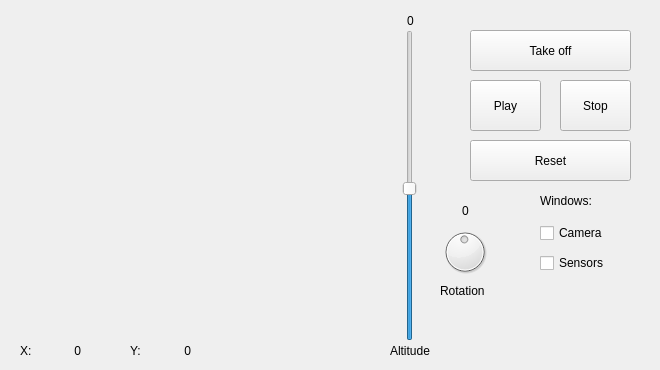
<?xml version="1.0" encoding="UTF-8"?>
<ui version="4.0">
 <class>MainWindow</class>
 <widget class="QMainWindow" name="MainWindow">
  <property name="geometry">
   <rect>
    <x>0</x>
    <y>0</y>
    <width>660</width>
    <height>370</height>
   </rect>
  </property>
  <property name="minimumSize">
   <size>
    <width>660</width>
    <height>370</height>
   </size>
  </property>
  <property name="maximumSize">
   <size>
    <width>660</width>
    <height>370</height>
   </size>
  </property>
  <property name="windowTitle">
   <string>Introrob py</string>
  </property>
  <widget class="QWidget" name="centralwidget">
   <widget class="QPushButton" name="takeoffButton">
    <property name="geometry">
     <rect>
      <x>470</x>
      <y>30</y>
      <width>161</width>
      <height>41</height>
     </rect>
    </property>
    <property name="text">
     <string>Take off</string>
    </property>
   </widget>
   <widget class="QSlider" name="altdSlider">
    <property name="geometry">
     <rect>
      <x>400</x>
      <y>30</y>
      <width>19</width>
      <height>311</height>
     </rect>
    </property>
    <property name="maximum">
     <number>100</number>
    </property>
    <property name="value">
     <number>49</number>
    </property>
    <property name="orientation">
     <enum>Qt::Vertical</enum>
    </property>
   </widget>
   <widget class="QPushButton" name="playButton">
    <property name="geometry">
     <rect>
      <x>470</x>
      <y>80</y>
      <width>71</width>
      <height>51</height>
     </rect>
    </property>
    <property name="text">
     <string>Play</string>
    </property>
    <property name="icon">
     <iconset resource="../resources/resources.qrc">
      <normaloff>:/images/play.png</normaloff>:/images/play.png</iconset>
    </property>
   </widget>
   <widget class="QPushButton" name="stopButton">
    <property name="geometry">
     <rect>
      <x>560</x>
      <y>80</y>
      <width>71</width>
      <height>51</height>
     </rect>
    </property>
    <property name="text">
     <string>Stop</string>
    </property>
    <property name="icon">
     <iconset resource="../resources/resources.qrc">
      <normaloff>:/images/stop.png</normaloff>:/images/stop.png</iconset>
    </property>
   </widget>
   <widget class="QLabel" name="windowsLabel">
    <property name="geometry">
     <rect>
      <x>540</x>
      <y>190</y>
      <width>71</width>
      <height>21</height>
     </rect>
    </property>
    <property name="text">
     <string>Windows:</string>
    </property>
   </widget>
   <widget class="QCheckBox" name="cameraCheck">
    <property name="geometry">
     <rect>
      <x>540</x>
      <y>220</y>
      <width>94</width>
      <height>26</height>
     </rect>
    </property>
    <property name="text">
     <string>Camera</string>
    </property>
   </widget>
   <widget class="QCheckBox" name="sensorsCheck">
    <property name="geometry">
     <rect>
      <x>540</x>
      <y>250</y>
      <width>94</width>
      <height>26</height>
     </rect>
    </property>
    <property name="text">
     <string>Sensors</string>
    </property>
   </widget>
   <widget class="QLabel" name="altdLabel">
    <property name="geometry">
     <rect>
      <x>390</x>
      <y>340</y>
      <width>51</width>
      <height>21</height>
     </rect>
    </property>
    <property name="text">
     <string>Altitude</string>
    </property>
   </widget>
   <widget class="QWidget" name="verticalLayoutWidget">
    <property name="geometry">
     <rect>
      <x>20</x>
      <y>30</y>
      <width>361</width>
      <height>301</height>
     </rect>
    </property>
    <layout class="QVBoxLayout" name="tlLayout"/>
   </widget>
   <widget class="QDial" name="rotationDial">
    <property name="geometry">
     <rect>
      <x>440</x>
      <y>220</y>
      <width>50</width>
      <height>64</height>
     </rect>
    </property>
    <property name="maximum">
     <number>100</number>
    </property>
    <property name="value">
     <number>49</number>
    </property>
   </widget>
   <widget class="QLabel" name="rotationLabel">
    <property name="geometry">
     <rect>
      <x>440</x>
      <y>280</y>
      <width>65</width>
      <height>21</height>
     </rect>
    </property>
    <property name="text">
     <string>Rotation</string>
    </property>
   </widget>
   <widget class="QLabel" name="XLabel">
    <property name="geometry">
     <rect>
      <x>20</x>
      <y>340</y>
      <width>21</width>
      <height>21</height>
     </rect>
    </property>
    <property name="text">
     <string>X:</string>
    </property>
   </widget>
   <widget class="QLabel" name="YLabel">
    <property name="geometry">
     <rect>
      <x>130</x>
      <y>340</y>
      <width>21</width>
      <height>21</height>
     </rect>
    </property>
    <property name="text">
     <string>Y:</string>
    </property>
   </widget>
   <widget class="QLabel" name="XValue">
    <property name="geometry">
     <rect>
      <x>40</x>
      <y>340</y>
      <width>41</width>
      <height>21</height>
     </rect>
    </property>
    <property name="text">
     <string>0</string>
    </property>
    <property name="alignment">
     <set>Qt::AlignRight|Qt::AlignTrailing|Qt::AlignVCenter</set>
    </property>
   </widget>
   <widget class="QLabel" name="YValue">
    <property name="geometry">
     <rect>
      <x>150</x>
      <y>340</y>
      <width>41</width>
      <height>21</height>
     </rect>
    </property>
    <property name="text">
     <string>0</string>
    </property>
    <property name="alignment">
     <set>Qt::AlignRight|Qt::AlignTrailing|Qt::AlignVCenter</set>
    </property>
   </widget>
   <widget class="QLabel" name="altdValue">
    <property name="geometry">
     <rect>
      <x>390</x>
      <y>10</y>
      <width>41</width>
      <height>21</height>
     </rect>
    </property>
    <property name="text">
     <string>0</string>
    </property>
    <property name="alignment">
     <set>Qt::AlignCenter</set>
    </property>
   </widget>
   <widget class="QLabel" name="rotValue">
    <property name="geometry">
     <rect>
      <x>445</x>
      <y>200</y>
      <width>41</width>
      <height>21</height>
     </rect>
    </property>
    <property name="text">
     <string>0</string>
    </property>
    <property name="alignment">
     <set>Qt::AlignCenter</set>
    </property>
   </widget>
   <widget class="QPushButton" name="resetButton">
    <property name="geometry">
     <rect>
      <x>470</x>
      <y>140</y>
      <width>161</width>
      <height>41</height>
     </rect>
    </property>
    <property name="text">
     <string>Reset</string>
    </property>
   </widget>
  </widget>
 </widget>
 <resources>
  <include location="../resources/resources.qrc"/>
 </resources>
 <connections/>
</ui>
